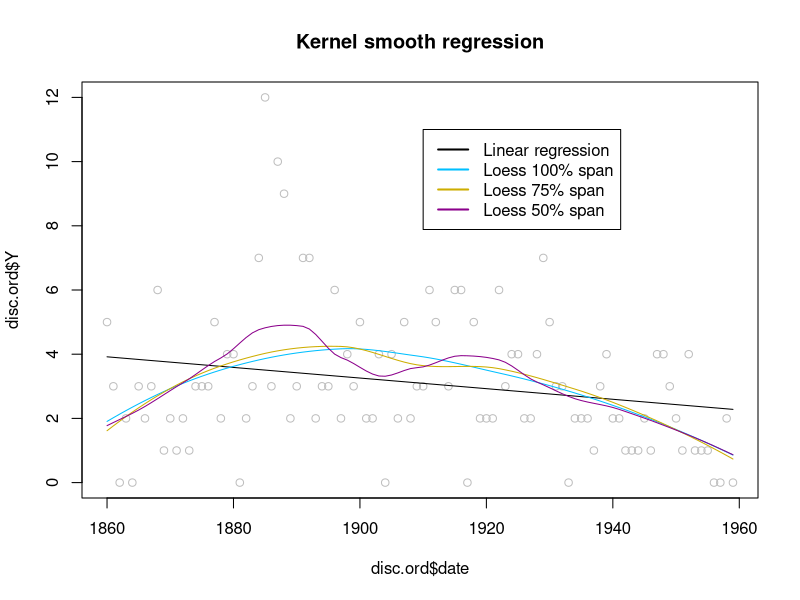
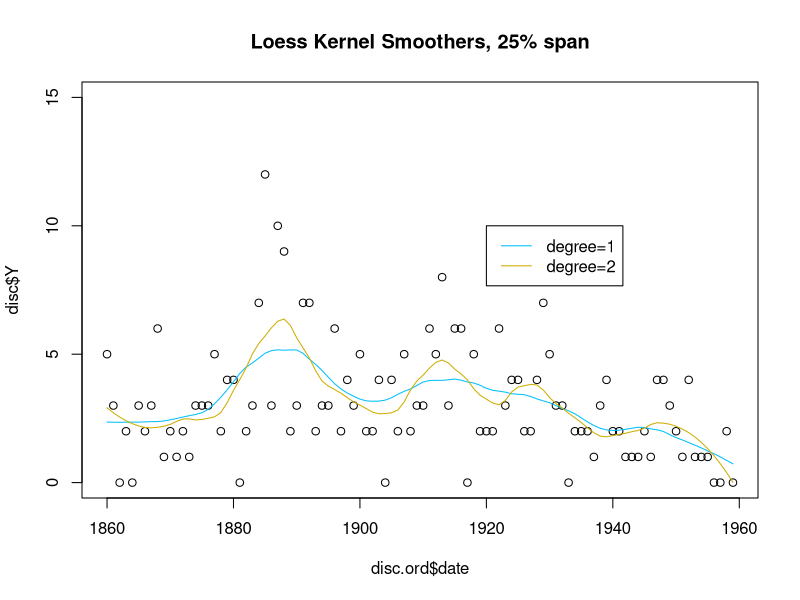
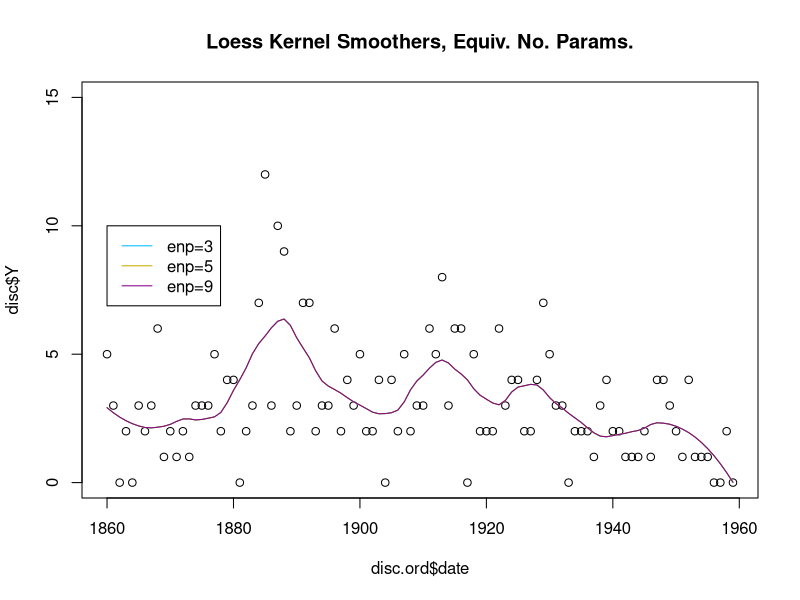
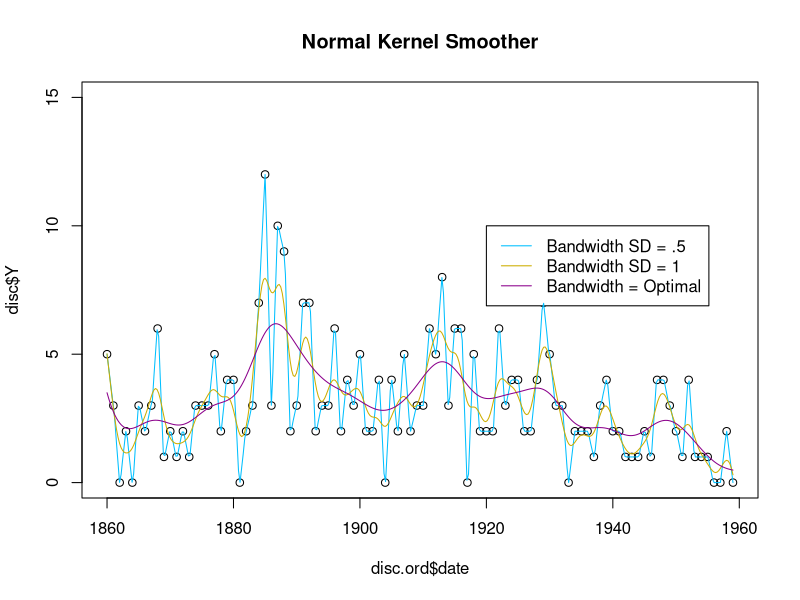

These charts were generated, in order, by the following R code:
library(datasets)
library(reshape2)
disc <- data.frame(Y=as.matrix(discoveries), date=time(discoveries))
disc.ord <- disc[order(disc$date),]
quartz(h=7,w=6)
plot(x=disc.ord$date,y=disc.ord$Y, main="Kernel smooth regression", col="gray")

legend(x=1910, y=11, legend=c("Linear regression", "Loess 100% span", 
                              "Loess 75% span", "Loess 50% span"), lty="solid", col=colors()[c(24,121,145,84)], lwd=2)



# Add linear reg to plot
linreg <- lm(data=disc.ord, Y ~ date)
summary(linreg)
lines(x=disc.ord$date, y=predict(linreg, newdata=disc.ord), col=colors()[24])

# Now use Kernel Smoothers.  Start with LOESS.
#  Uses loess{stats}.  Default degree=2, span=.75, Tri-cube kernel
#Use all the data (span=proportion of data used in window)
lo.100 <- loess(data=disc.ord, Y ~ date, span=1)
summary(lo.100)
lines(x=disc.ord$date, y=predict(lo.100, newdata=disc.ord), col=colors()[121])
# 75% span = default  DF spline
lo.75 <- loess(data=disc.ord, Y ~ date)
summary(lo.75)
lines(x=disc.ord$date, y=predict(lo.75, newdata=disc.ord), col=colors()[145])
# 50% span = default  DF spline
lo.50 <- loess(data=disc.ord, Y ~ date, span=.50)
summary(lo.50)
lines(x=disc.ord$date, y=predict(lo.50, newdata=disc.ord), col=colors()[84])
#############################################################################
# Repeat with different polynomial degrees and the default 75% span.
# Plot data 
quartz(h=7,w=6)
plot(x=disc.ord$date,y=disc$Y, main="Loess Kernel Smoothers, 25% span",
     xlim=c(1860,1959), ylim=c(0,15))
legend(x=1920, y=10, legend=c("degree=1", "degree=2"), 
       lty="solid", col=colors()[c(121,145)])

# Degree 1 local polynomial
lo.d1 <- loess(data=disc.ord, Y ~ date, degree=1, span = 0.25)
summary(lo.d1)
lines(x=disc.ord$date, y=predict(lo.d1, newdata=disc.ord), col=colors()[121])

# Degree 2 local polynomial
lo.d2 <- loess(data=disc.ord, Y ~ date, degree=2, span = 0.25)
summary(lo.d2)
lines(x=disc.ord$date, y=predict(lo.d2, newdata=disc.ord), col=colors()[145])

#############################################################################
# Alternative specification of equivalent number of parameters
# Plot data 
quartz(h=7,w=6)
plot(x=disc.ord$date,y=disc$Y,
main="Loess Kernel Smoothers, Equiv. No. Params.",
     xlim=c(1860,1959), ylim=c(0,15))
legend(x=1860, y=10, legend=c("enp=3", "enp=5", "enp=9"), 
       lty="solid", col=colors()[c(121,145,84)])

# Equivalent number of parameters=3
lo.enp3 <- loess(data=disc.ord, Y ~ date, enp.target=3)
summary(lo.enp3)
lines(x=disc.ord$date, y=predict(lo.d2, newdata=disc.ord), col=colors()[121])

# Equivalent number of parameters=5
lo.enp5 <- loess(data=disc.ord, Y ~ date, enp.target=5)
summary(lo.enp5)
lines(x=disc.ord$date, y=predict(lo.d2, newdata=disc.ord), col=colors()[145])

# Equivalent number of parameters=9
lo.enp9 <- loess(data=disc.ord, Y ~ date, enp.target=9)
summary(lo.enp9)
lines(x=disc.ord$date, y=predict(lo.d2, newdata=disc.ord), col=colors()[84])


#############################################################################
# Repeat using Normal kernel via locpoly{KernSmooth}
#############################################################################
quartz(h=7,w=6)
plot(x=disc.ord$date,y=disc$Y,  main="Normal Kernel Smoother",
     lim=c(1860,1959), ylim=c(0,15))
legend(x=1920, y=10, legend=c("Bandwidth SD = .5", 
                           "Bandwidth SD = 1", "Bandwidth = Optimal"), 
       lty="solid", col=colors()[c(121,145,84)])

library(KernSmooth)
# bandwidth=variance of kernel.
#
lp.1.5 <- locpoly(x = disc.ord$date, y = disc.ord$Y,  bandwidth=.25, degree=1)
lines(lp.1.5, col=colors()[121])

lp.1.1 <- locpoly(x = disc.ord$date, y = disc.ord$Y , bandwidth=1, degree=1)
lines(lp.1.1, col=colors()[145])

# "Optimal" selection of bandwith 
lambda = dpill(x=disc.ord$date, y=disc.ord$Y)
lambda
lp.1.opt <- locpoly(x=disc.ord$date, y=disc.ord$Y, kernel = "normal", bandwidth=lambda, degree=1)
lines(lp.1.opt, col=colors()[84])
